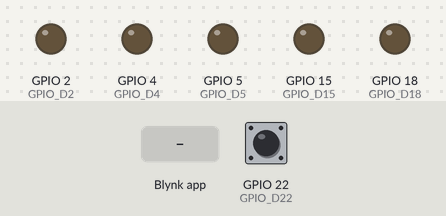
Simulated run of this sketch. Board: ESP32. On the bench: output pins drawn as LEDs (lit = HIGH). The test bench sets the inputs (shaded band); at power-on: GPIO 22 (GPIO_D22) HIGH. WiFi joins after 1.5 s; servers stay silent unless stated.

Above: at 3.0 s.
3.1 s: GPIO 22 (GPIO_D22) pulled LOW for 0.15 s
At 3.17 s:
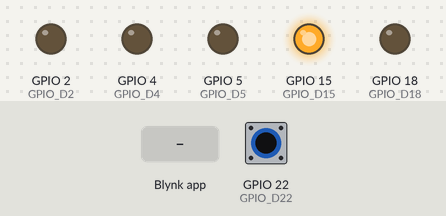
4.7 s: Blynk app writes 1 to V1
At 5.0 s:
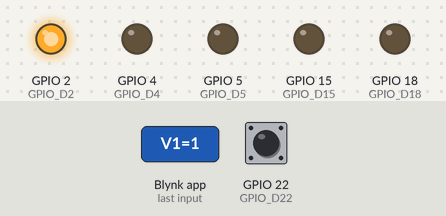
6.2 s: Blynk app writes 1 to V0
At 7.4 s:
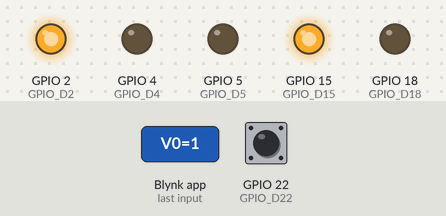
7.7 s: Blynk app writes 1 to V2
At 8.5 s:
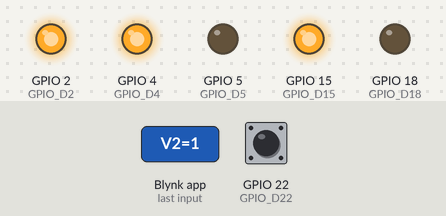
9.2 s: GPIO 22 (GPIO_D22) pulled LOW for 1 s
At 11.4 s:
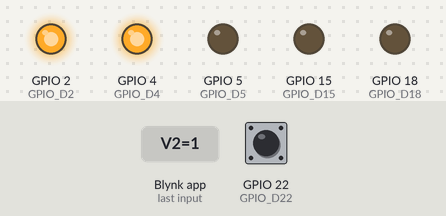
11.7 s: Blynk app writes 0 to V1
At 12.8 s:
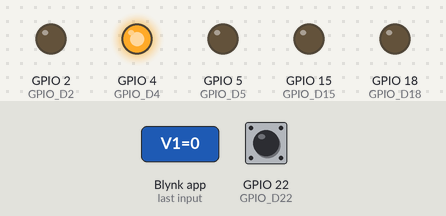
Timing chart, 0 to 14.2 s (numbered marks = the images above; inputs shaded):
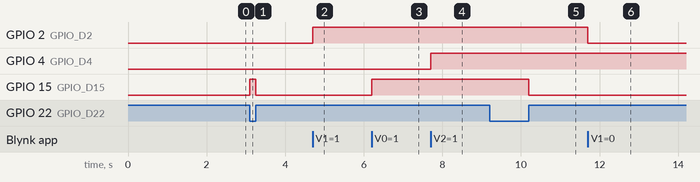

The sketch:

testHOME_v2.ino
```cpp
/*************************************************************

  This is a simple demo of sending and receiving some data.
  Be sure to check out other examples!
 *************************************************************/

// Template ID, Device Name and Auth Token are provided by the Blynk.Cloud
// See the Device Info tab, or Template settings

#define BLYNK_TEMPLATE_ID "TMPLqP9NcMDT"
#define BLYNK_DEVICE_NAME "homeAutomation"
#define BLYNK_AUTH_TOKEN "vsAF-tthi-Dmvned1EkXoWnrUZVzzLqc"

// Comment this out to disable prints and save space
#define BLYNK_PRINT Serial


#include <WiFi.h>
#include <WiFiClient.h>
#include <BlynkSimpleEsp32.h>


//VARIABLES DECLARATION
/********************/
// Your WiFi credentials.
// Set password to "" for open networks.
//char ssid[] = "Hostal_Guayaquil_3";
//char pass[] = "16081987";

char ssid[] = ".:Wifi-Uleam:.";
char pass[] = "U13aM.2022";

char auth[] = BLYNK_AUTH_TOKEN;
#define GPIO_D15 15
#define GPIO_D2 2
#define GPIO_D4 4
#define GPIO_D5 5
#define GPIO_D18 18


#define GPIO_D22 22
#define GPIO_D23 23

// Relay State
bool toggleState_1 = LOW; //Define integer to remember the toggle state for relay 1

// We make these values volatile, as they are used in interrupt context
volatile bool pinChanged = false;
volatile int  pinValue   = 0;

// This function is called every time the Virtual Pin 0 state changes
BLYNK_WRITE(V0)
{
  // Set incoming value from pin V0 to a variable
  int value = param.asInt();

  // Update state
  Blynk.virtualWrite(V0, value);
  if(param.asInt() == 1){
    digitalWrite(GPIO_D15,HIGH);
  }
  else
  {
    digitalWrite(GPIO_D15,LOW);
  }
}


BLYNK_WRITE(V1)
{
  // Set incoming value from pin V0 to a variable
  int value = param.asInt();

  // Update state
  Blynk.virtualWrite(V1, value);
  if(param.asInt() == 1){
    digitalWrite(GPIO_D2,HIGH);
  }
  else
  {
    digitalWrite(GPIO_D2,LOW);
  }
}

BLYNK_WRITE(V2)
{
  // Set incoming value from pin V0 to a variable
  int value = param.asInt();

  // Update state
  Blynk.virtualWrite(V2, value);
  if(param.asInt() == 1){
    digitalWrite(GPIO_D4,HIGH);
  }
  else
  {
    digitalWrite(GPIO_D4,LOW);
  }
}

BLYNK_WRITE(V3)
{
  // Set incoming value from pin V0 to a variable
  int value = param.asInt();

  // Update state
  Blynk.virtualWrite(V3, value);
  if(param.asInt() == 1){
    digitalWrite(GPIO_D5,HIGH);
  }
  else
  {
    digitalWrite(GPIO_D5,LOW);
  }
}

BLYNK_WRITE(V4)
{
  // Set incoming value from pin V0 to a variable
  int value = param.asInt();

  // Update state
  Blynk.virtualWrite(V4, value);
  if(param.asInt() == 1){
    digitalWrite(GPIO_D18,HIGH);
  }
  else
  {
    digitalWrite(GPIO_D18,LOW);
  }
}

void CHECKPIN() {
  // Invert state, since button is "Active LOW"
  pinValue = !digitalRead(GPIO_D22);

  // Mark pin value changed
  pinChanged = true;
}

void setup()
{
  pinMode(GPIO_D15,OUTPUT);
  pinMode(GPIO_D2,OUTPUT);
  pinMode(GPIO_D4,OUTPUT);
  pinMode(GPIO_D5,OUTPUT);
  pinMode(GPIO_D18,OUTPUT);

  pinMode(GPIO_D22,INPUT_PULLUP);
  //pinMode(GPIO_D23,INPUT_PULLUP);
  attachInterrupt(GPIO_D22, CHECKPIN, CHANGE);
  //attachInterrupt(GPIO_D23, ISR_D23, FALLING);

  // Debug console
  Serial.begin(115200);
  Blynk.begin(auth, ssid, pass);
}

void loop()
{
  Blynk.run();

  if (pinChanged)
  {
      // Process the value
      if (pinValue)
      {
        digitalWrite(GPIO_D15,HIGH);
      } else
      {
        digitalWrite(GPIO_D15,LOW);
      }

    // Clear the mark, as we have processed the value
    pinChanged = false;
    }


}


//more information
//https://randomnerdtutorials.com/getting-started-with-esp32/
```

Measured:
- after the input at 3.1 s, GPIO 15 (GPIO_D15): LOW → HIGH at once, → LOW 0.15 s later
- after the input at 4.7 s, GPIO 2 (GPIO_D2): LOW → HIGH at once
- after the input at 6.2 s, GPIO 15 (GPIO_D15): LOW → HIGH at once
- after the input at 7.7 s, GPIO 4 (GPIO_D4): LOW → HIGH at once
- after the input at 9.2 s, GPIO 15 (GPIO_D15): HIGH → LOW after 1.0 s
- after the input at 11.7 s, GPIO 2 (GPIO_D2): HIGH → LOW at once
